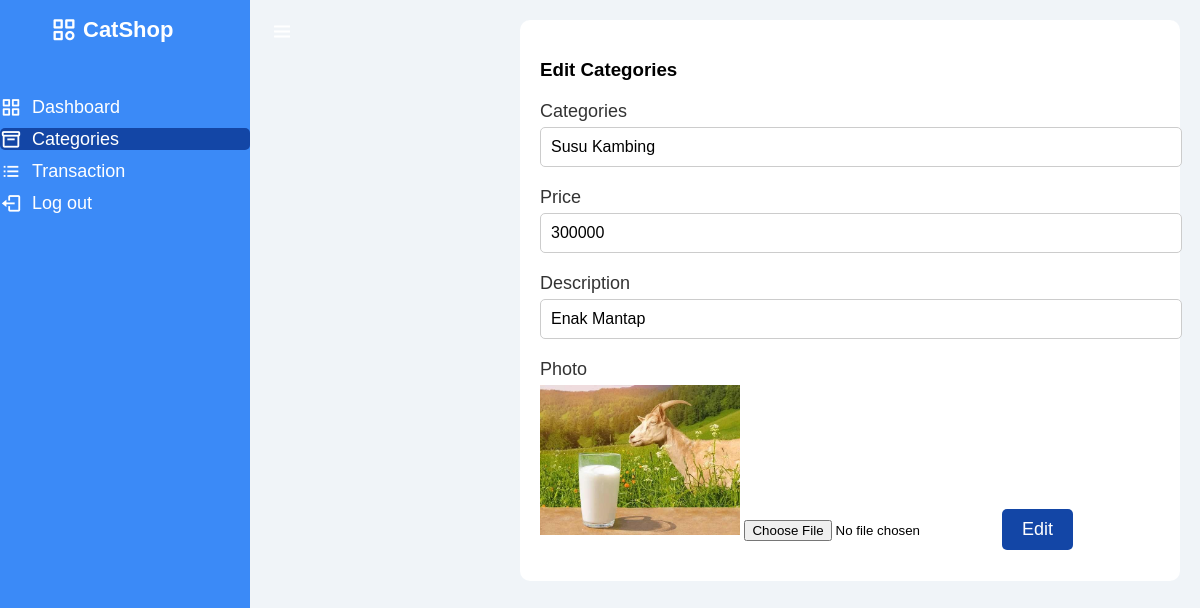
The page /categories/categories-edit.php?id=5 (signed in) on the database its author committed.
### tables this page shows
CREATE TABLE `tb_categories` (
  `id` int NOT NULL,
  `photo` varchar(50) NOT NULL,
  `categories` varchar(50) NOT NULL,
  `price` int NOT NULL,
  `description` text NOT NULL
);

### categories/categories-edit.php (the view, shortened to what this page needs)
<?php
include '../koneksi.php';
$id = $_GET['id'];
$sql = "SELECT * FROM tb_categories WHERE id = '$id'";
$result = mysqli_query($koneksi, $sql);
$data = mysqli_fetch_assoc($result);
?>
<!DOCTYPE html>
<html lang="en">
<head>
    <link rel="stylesheet" href="../css/admin.css" />
    <link href="https://unpkg.com/boxicons@2.0.7/css/boxicons.min.css" rel="stylesheet" />
</head>
<body>
    <div class="sidebar">
        <div class="logo-details">
            <i class="bx bx-category"></i>
            <span class="logo_name">CatShop</span>
        </div>
        <ul class="nav-links">
            <li><a href="../admin.php"><i class="bx bx-grid-alt"></i><span class="links_name">Dashboard</span></a></li>
            <li><a href="categories.php" class="active"><i class="bx bx-box"></i><span
                        class="links_name">Categories</span></a></li>
            <li><a href="../transaction/transaction.php"><i class="bx bx-list-ul"></i><span
                        class="links_name">Transaction</span></a></li>
            <li><a href="../logout.php"><i class="bx bx-log-out"></i><span class="links_name">Log out</span></a></li>
        </ul>
    </div>
    <section class="home-section">
        <nav>
            <div class="sidebar-button"><i class="bx bx-menu sidebarBtn"></i></div>
            <div class="profile-details"><span class="admin_name">Catshop Admin</span></div>
        </nav>
        <div class="home-content">
            <h3>Edit Categories</h3>
            <div class="form-login">
                <form action="categories-proses.php" method="post" enctype="multipart/form-data">
                    <label for="categories">Categories</label>
                    <input class="input" type="text" name="categories" id="categories" placeholder="Categories"
                        value="<?= $data['categories'] ?>" />
                    <label for="price">Price</label>
                    <input class="input" type="text" name="price" id="price" placeholder="Price"
                        value="<?= $data['price']?>" />
                    <label for="description">Description</label>
                    <input class="input" type="text" name="description" id="description" placeholder="Description"
                        value="<?= $data['description']?>" />
                    <label for="photo">Photo</label>
                    <img src="../img_categories/<?= $data['photo'] ?>" alt="" width="200px">
                    <input type="file" name="photo" id="photo" style="margin-bottom: 20px" />
                    <button type="submit" class="btn btn-simpan" name="edit">Edit</button>
                </form>
            </div>
        </div>
    </section>
</body>
</html>

### css/admin.css (style rules this page uses)
body { font-family: Arial, sans-serif; margin: 0; padding: 0; background-color: #f0f4f8; }
.sidebar { position: fixed; top: 0; left: 0; width: 250px; height: 100%; background-color: #3b8af7; transition: all 0.3s ease; z-index: 999; overflow-y: auto; }
.logo-details { display: flex; height: 60px; align-items: center; padding: 0 50px; color: #fff; font-weight: 700; font-size: 20px; }
.logo-details i { font-size: 28px; margin-right: 5px; }
.logo-details .logo_name { font-size: 22px; }
.nav-links { padding: 20px 0; list-style: none; }
.nav-links li { margin-bottom: 10px; }
.nav-links a { display: flex; align-items: center; text-decoration: none; color: #fff; transition: all 0.3s ease; }
.nav-links a.active, .nav-links a:hover { background-color: #1346a6; border-radius: 5px; }
.nav-links a i { font-size: 22px; margin-right: 10px; }
.nav-links .links_name { font-size: 18px; }
.home-section { position: relative; margin-left: 250px; padding: 20px 20px 20px 270px; }
.sidebar-button { position: absolute; top: 20px; left: 20px; font-size: 24px; cursor: pointer; color: #fff; z-index: 999; }
.profile-details { position: absolute; top: 20px; right: 20px; font-size: 18px; color: #fff; }
.home-content { background-color: #fff; padding: 20px; border-radius: 10px; }
.form-login { margin-top: 20px; }
.form-login label { display: block; margin-bottom: 5px; font-size: 18px; color: #333; }
.form-login .input { width: 100%; padding: 10px; margin-bottom: 20px; border: 1px solid #ccc; border-radius: 5px; font-size: 16px; }
.form-login .btn { background-color: #1346a6; color: #fff; padding: 10px 20px; border: none; border-radius: 5px; cursor: pointer; font-size: 18px; transition: background-color 0.3s ease; }

### rows shown on the page
tb_categories: categories "Susu Kambing", price "300000", description "Enak Mantap", photo (picture)
